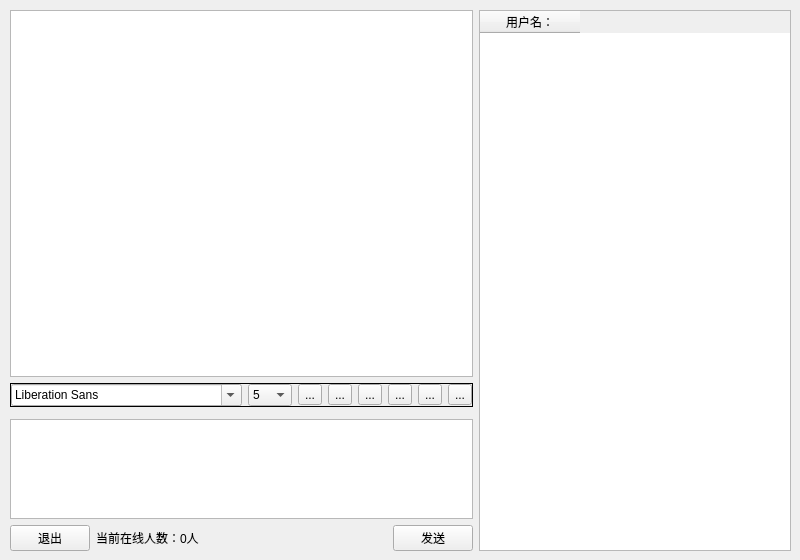
<?xml version="1.0" encoding="UTF-8"?>
<ui version="4.0">
 <class>Widget</class>
 <widget class="QWidget" name="Widget">
  <property name="geometry">
   <rect>
    <x>0</x>
    <y>0</y>
    <width>800</width>
    <height>560</height>
   </rect>
  </property>
  <property name="windowTitle">
   <string>Widget</string>
  </property>
  <property name="toolTip">
   <string>加粗</string>
  </property>
  <widget class="QWidget" name="widget_7" native="true">
   <property name="geometry">
    <rect>
     <x>10</x>
     <y>10</y>
     <width>781</width>
     <height>541</height>
    </rect>
   </property>
   <layout class="QHBoxLayout" name="horizontalLayout_5">
    <property name="leftMargin">
     <number>0</number>
    </property>
    <property name="topMargin">
     <number>0</number>
    </property>
    <property name="rightMargin">
     <number>0</number>
    </property>
    <property name="bottomMargin">
     <number>0</number>
    </property>
    <item>
     <widget class="QWidget" name="widget_5" native="true">
      <layout class="QVBoxLayout" name="verticalLayout_5">
       <property name="leftMargin">
        <number>0</number>
       </property>
       <property name="topMargin">
        <number>0</number>
       </property>
       <property name="rightMargin">
        <number>0</number>
       </property>
       <property name="bottomMargin">
        <number>0</number>
       </property>
       <item>
        <widget class="QWidget" name="widget_3" native="true">
         <layout class="QVBoxLayout" name="verticalLayout_4">
          <property name="leftMargin">
           <number>0</number>
          </property>
          <property name="topMargin">
           <number>0</number>
          </property>
          <property name="rightMargin">
           <number>0</number>
          </property>
          <property name="bottomMargin">
           <number>0</number>
          </property>
          <item>
           <layout class="QVBoxLayout" name="verticalLayout_3">
            <item>
             <widget class="QWidget" name="widget_2" native="true">
              <layout class="QVBoxLayout" name="verticalLayout_2">
               <property name="leftMargin">
                <number>0</number>
               </property>
               <property name="topMargin">
                <number>0</number>
               </property>
               <property name="rightMargin">
                <number>0</number>
               </property>
               <property name="bottomMargin">
                <number>0</number>
               </property>
               <item>
                <widget class="QTextBrowser" name="msgBrowser"/>
               </item>
               <item>
                <widget class="QFrame" name="frame_2">
                 <property name="frameShape">
                  <enum>QFrame::Box</enum>
                 </property>
                 <layout class="QVBoxLayout" name="verticalLayout">
                  <property name="leftMargin">
                   <number>0</number>
                  </property>
                  <property name="topMargin">
                   <number>0</number>
                  </property>
                  <property name="rightMargin">
                   <number>0</number>
                  </property>
                  <property name="bottomMargin">
                   <number>0</number>
                  </property>
                  <item>
                   <layout class="QHBoxLayout" name="horizontalLayout_2">
                    <item>
                     <widget class="QFontComboBox" name="fontCbx"/>
                    </item>
                    <item>
                     <widget class="QComboBox" name="sizeCbx">
                      <item>
                       <property name="text">
                        <string>5</string>
                       </property>
                      </item>
                      <item>
                       <property name="text">
                        <string>6</string>
                       </property>
                      </item>
                      <item>
                       <property name="text">
                        <string>7</string>
                       </property>
                      </item>
                      <item>
                       <property name="text">
                        <string>8</string>
                       </property>
                      </item>
                      <item>
                       <property name="text">
                        <string>9</string>
                       </property>
                      </item>
                      <item>
                       <property name="text">
                        <string>10</string>
                       </property>
                      </item>
                      <item>
                       <property name="text">
                        <string>11</string>
                       </property>
                      </item>
                      <item>
                       <property name="text">
                        <string>12</string>
                       </property>
                      </item>
                     </widget>
                    </item>
                    <item>
                     <widget class="QToolButton" name="boldTBtn">
                      <property name="text">
                       <string>...</string>
                      </property>
                      <property name="icon">
                       <iconset resource="res.qrc">
                        <normaloff>:/img/bolder.png</normaloff>:/img/bolder.png</iconset>
                      </property>
                      <property name="checkable">
                       <bool>true</bool>
                      </property>
                     </widget>
                    </item>
                    <item>
                     <widget class="QToolButton" name="italicTbtn">
                      <property name="toolTip">
                       <string>倾斜</string>
                      </property>
                      <property name="text">
                       <string>...</string>
                      </property>
                      <property name="icon">
                       <iconset resource="res.qrc">
                        <normaloff>:/img/italic.png</normaloff>:/img/italic.png</iconset>
                      </property>
                      <property name="checkable">
                       <bool>true</bool>
                      </property>
                     </widget>
                    </item>
                    <item>
                     <widget class="QToolButton" name="underlineTBtn">
                      <property name="toolTip">
                       <string>下划线</string>
                      </property>
                      <property name="text">
                       <string>...</string>
                      </property>
                      <property name="icon">
                       <iconset resource="res.qrc">
                        <normaloff>:/img/underline.png</normaloff>:/img/underline.png</iconset>
                      </property>
                      <property name="checkable">
                       <bool>true</bool>
                      </property>
                     </widget>
                    </item>
                    <item>
                     <widget class="QToolButton" name="colorTBtn">
                      <property name="toolTip">
                       <string>颜色</string>
                      </property>
                      <property name="text">
                       <string>...</string>
                      </property>
                      <property name="icon">
                       <iconset resource="res.qrc">
                        <normaloff>:/img/color.png</normaloff>:/img/color.png</iconset>
                      </property>
                     </widget>
                    </item>
                    <item>
                     <widget class="QToolButton" name="saveTBtn">
                      <property name="toolTip">
                       <string>上传文件</string>
                      </property>
                      <property name="text">
                       <string>...</string>
                      </property>
                      <property name="icon">
                       <iconset resource="res.qrc">
                        <normaloff>:/img/save.png</normaloff>:/img/save.png</iconset>
                      </property>
                     </widget>
                    </item>
                    <item>
                     <widget class="QToolButton" name="clearTBtn">
                      <property name="toolTip">
                       <string>清空</string>
                      </property>
                      <property name="text">
                       <string>...</string>
                      </property>
                      <property name="icon">
                       <iconset resource="res.qrc">
                        <normaloff>:/img/clear.png</normaloff>:/img/clear.png</iconset>
                      </property>
                     </widget>
                    </item>
                   </layout>
                  </item>
                 </layout>
                </widget>
               </item>
              </layout>
             </widget>
            </item>
            <item>
             <widget class="QWidget" name="widget" native="true">
              <layout class="QHBoxLayout" name="horizontalLayout">
               <property name="leftMargin">
                <number>0</number>
               </property>
               <property name="topMargin">
                <number>0</number>
               </property>
               <property name="rightMargin">
                <number>0</number>
               </property>
               <property name="bottomMargin">
                <number>0</number>
               </property>
              </layout>
             </widget>
            </item>
           </layout>
          </item>
          <item>
           <widget class="QTextEdit" name="msgtxtEdit">
            <property name="maximumSize">
             <size>
              <width>16777215</width>
              <height>100</height>
             </size>
            </property>
           </widget>
          </item>
         </layout>
        </widget>
       </item>
       <item>
        <widget class="QWidget" name="widget_4" native="true">
         <layout class="QHBoxLayout" name="horizontalLayout_4">
          <property name="leftMargin">
           <number>0</number>
          </property>
          <property name="topMargin">
           <number>0</number>
          </property>
          <property name="rightMargin">
           <number>0</number>
          </property>
          <property name="bottomMargin">
           <number>0</number>
          </property>
          <item>
           <layout class="QHBoxLayout" name="horizontalLayout_3">
            <item>
             <widget class="QPushButton" name="exitBtn">
              <property name="styleSheet">
               <string notr="true">font: 75 9pt &quot;微软雅黑&quot;;</string>
              </property>
              <property name="text">
               <string>退出</string>
              </property>
             </widget>
            </item>
            <item>
             <widget class="QLabel" name="userNumLbl">
              <property name="styleSheet">
               <string notr="true">font: 75 9pt &quot;微软雅黑&quot;;</string>
              </property>
              <property name="text">
               <string>当前在线人数：0人</string>
              </property>
             </widget>
            </item>
            <item>
             <spacer name="horizontalSpacer_2">
              <property name="orientation">
               <enum>Qt::Horizontal</enum>
              </property>
              <property name="sizeHint" stdset="0">
               <size>
                <width>40</width>
                <height>20</height>
               </size>
              </property>
             </spacer>
            </item>
            <item>
             <widget class="QPushButton" name="sendBtn">
              <property name="styleSheet">
               <string notr="true">font: 75 9pt &quot;微软雅黑&quot;;</string>
              </property>
              <property name="text">
               <string>发送</string>
              </property>
             </widget>
            </item>
           </layout>
          </item>
         </layout>
        </widget>
       </item>
      </layout>
     </widget>
    </item>
    <item>
     <widget class="QWidget" name="widget_6" native="true">
      <layout class="QVBoxLayout" name="verticalLayout_6">
       <property name="leftMargin">
        <number>0</number>
       </property>
       <property name="topMargin">
        <number>0</number>
       </property>
       <property name="rightMargin">
        <number>0</number>
       </property>
       <property name="bottomMargin">
        <number>0</number>
       </property>
       <item>
        <widget class="QTableWidget" name="tableWidget">
         <property name="styleSheet">
          <string notr="true">font: 75 9pt &quot;微软雅黑&quot;;</string>
         </property>
         <column>
          <property name="text">
           <string>用户名：</string>
          </property>
         </column>
        </widget>
       </item>
      </layout>
     </widget>
    </item>
   </layout>
  </widget>
 </widget>
 <resources>
  <include location="res.qrc"/>
 </resources>
 <connections/>
</ui>
